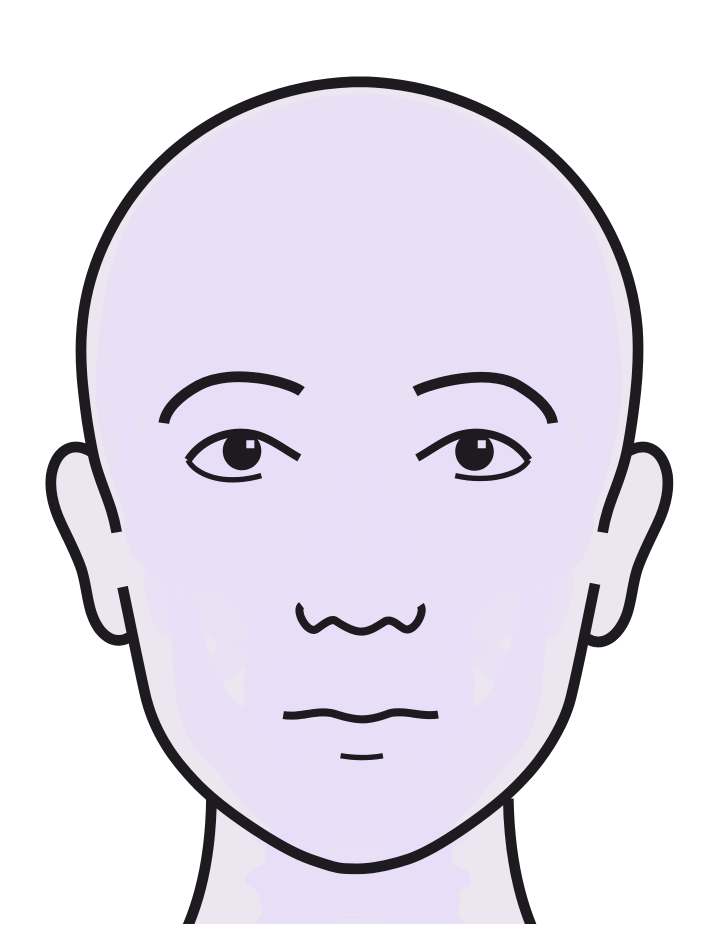
#> input picture art/source/face_front.png, 1446 x 1896 px (shown at 1/2 size)
$ python face_profile.py
#> lines starting #> are read from the running program, lines starting #| are printed output that depends on the picture; after the words box and inside, x2 and y2 are one past the last pixel; in counts of white or black regions, pixels touching at a corner belong together
"""Perfil del contorno facial de la ilustración frontal (cráneo, sienes, mejillas, mandíbula, mentón).

Para cada fila de face_front.png devuelve los bordes izquierdo y derecho del contorno de la cabeza
(sin orejas ni cuello), en px de la fuente:
- cráneo y frente: extremos del relleno (no hay orejas por encima de ~860 px);
- franja de las orejas (860–1290 px): interpolación monótona (PCHIP) entre la sien y la mejilla;
- mejillas y mandíbula: extremos del relleno hasta el cuello; mentón: trazos interiores.
Lo usa build_guides.py para que la app deforme la guía horizontalmente fila a fila hasta el óvalo
facial detectado en la foto de referencia.
"""
import pathlib
import numpy as np
from PIL import Image
from scipy.interpolate import PchipInterpolator

ROOT = pathlib.Path(__file__).resolve().parents[2]
CX, CHIN, EAR = 718, 1740, (860, 1290)

def runs(row):
    xs = np.where(row)[0]
    if not len(xs): return []
    out, s, p = [], xs[0], xs[0]
    for x in xs[1:]:
        if x != p + 1: out.append((s + p) / 2); s = x
        p = x
    out.append((s + p) / 2)
    return out

def face_profile():
    g = np.array(Image.open(ROOT / "art/source/face_front.png").convert("L")).astype(int)
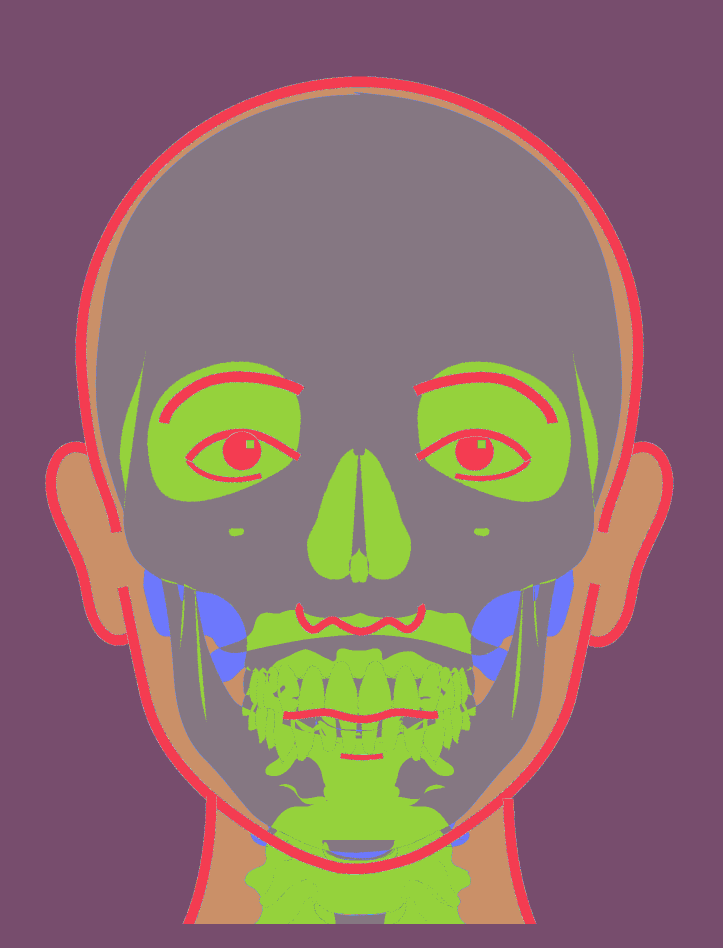
#> g: shape (1896, 1446) int64 (shown at 1/2 size); 229 distinct labels, from 27 to 255; one colour per label, 0 black
    fill, ink = g < 250, g < 100
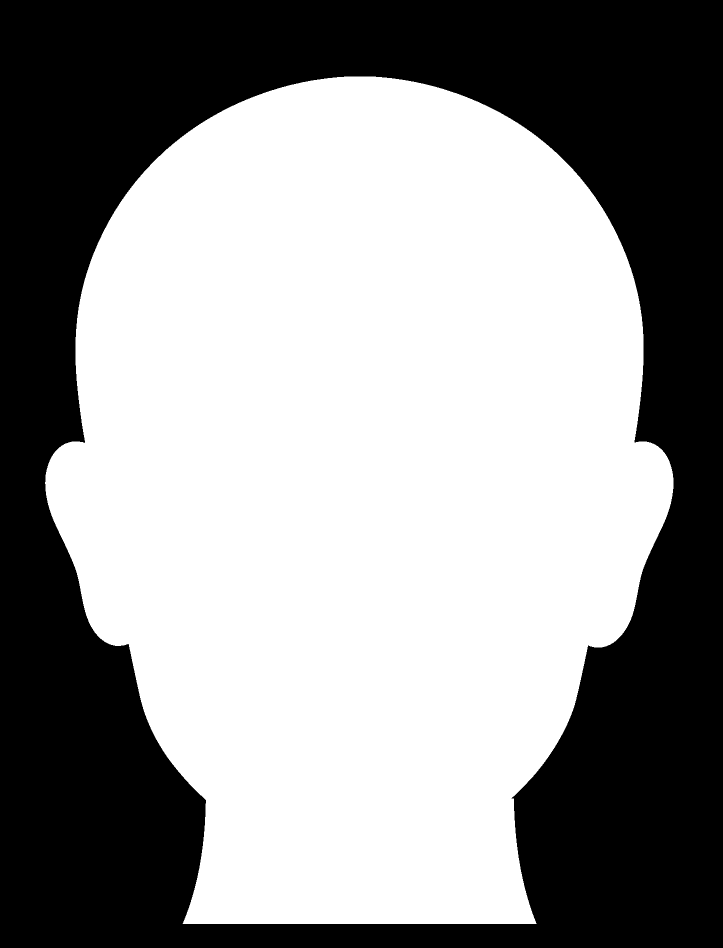
#> fill: shape (1896, 1446) bool (shown at 1/2 size); 57.7% white; 1 black region, box (x1, y1, x2, y2) and area: (0, 0, 1446, 1896) 1160105
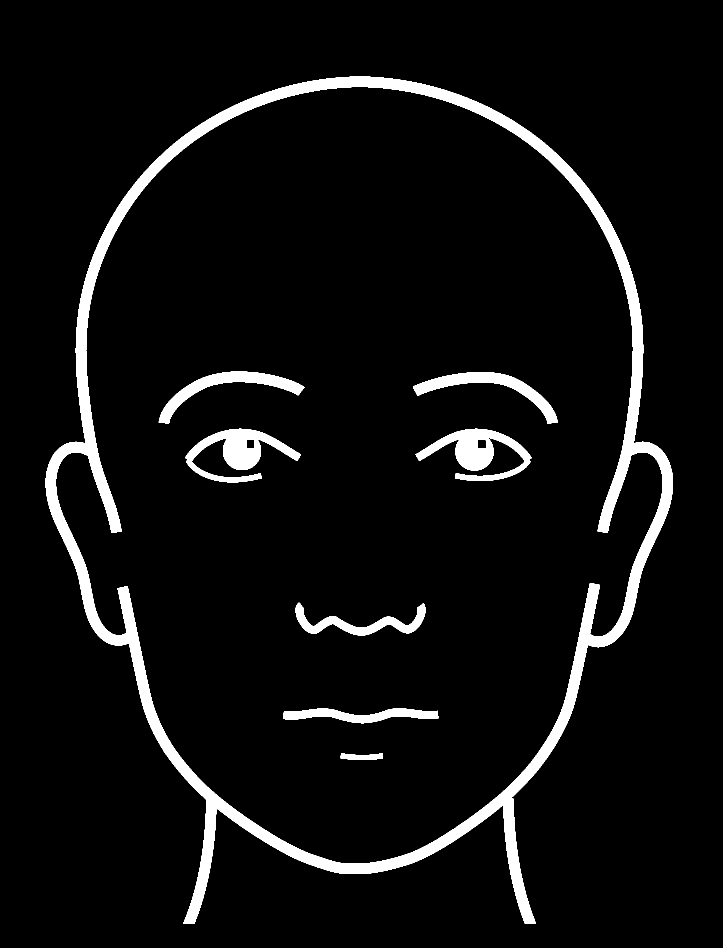
#> ink: shape (1896, 1446) bool (shown at 1/2 size); 5.9% white; 8 white regions, largest, box (x1, y1, x2, y2) and area: (91, 153, 1346, 1848) 117530, (370, 857, 602, 965) 9632, (831, 857, 1064, 962) 9632
    top = next(y for y in range(g.shape[0]) if ink[y].any())
#> top = 153
    ys, ls, rs = [], [], []
    for y in range(top + 6, CHIN - 4):
        if EAR[0] <= y <= EAR[1]: continue
        if y < 1600:
            xs = np.where(fill[y])[0]
            l, r = xs.min(), xs.max()
        else:
            rr = runs(ink[y]); li = [x for x in rr if x < CX]; ri = [x for x in rr if x > CX]
            if len(li) < 2 or len(ri) < 2: continue
            l, r = li[1], ri[-2]
        ys.append(y); ls.append(l); rs.append(r)
#> this loop made 1577 passes
#> (l, r) on passes 1 to 8: (634, 804), (627, 810), (621, 816), (616, 821), (611, 827), (605, 832), (601, 836), (597, 841)
#> after the loop, ls = 1120 values, max 650.5 at index 1119, min 151 at index 515, mean 290.3; rs = 1120 values, max 1286 at index 509, min 776.5 at index 1119, mean 1145.1; ys = 1120 values from 159 to 1726
    ys.append(CHIN); ls.append(CX - 2); rs.append(CX + 2)
    ys = np.array(ys, float)
#> ys = 1121 values from 159 to 1740
    fl, fr = PchipInterpolator(ys, ls), PchipInterpolator(ys, rs)
    samples = np.linspace(top + 6, CHIN, 48)
    return top, [(float(y), float(fl(y)), float(fr(y))) for y in samples]

if __name__ == "__main__":
    top, p = face_profile()
#> top = 153; p = 48 items, first 6: (159, 634, 804), (192.6, 508, 929.3), (226.3, 435.4, 1001.5), (259.9, 382.1, 1055.9), (293.6, 338.4, 1098.6), (327.2, 302.8, 1134.2)
    for y, l, r in p[::4]: print(f"{y:7.1f} {l:7.1f} {r:7.1f} {r - l:7.1f}")
#> this loop made 12 passes
#> (y, l, r) on passes 1 to 8: (159, 634, 804), (293.6, 338.4, 1098.6), (428.1, 225.9, 1211), (562.7, 168.3, 1268.7), (697.2, 151, 1286), (831.8, 162, 1276), (966.3, 167.1, 1270.1), (1100.9, 177.6, 1258.9)
#> (printed output is left out)
    im = Image.open(ROOT / "art/source/face_front.png").convert("RGB")
#> im is the input picture: PIL image 1446x1896 RGB; mean R, G, B 230.3, 225.5, 236.9
    from PIL import ImageDraw
    d = ImageDraw.Draw(im)
    d.line([(l, y) for y, l, r in p], fill=(255, 0, 0), width=6); d.line([(r, y) for y, l, r in p], fill=(255, 0, 0), width=6)
    im.resize((im.width // 3, im.height // 3)).save("/tmp/claude-0/profile.png")
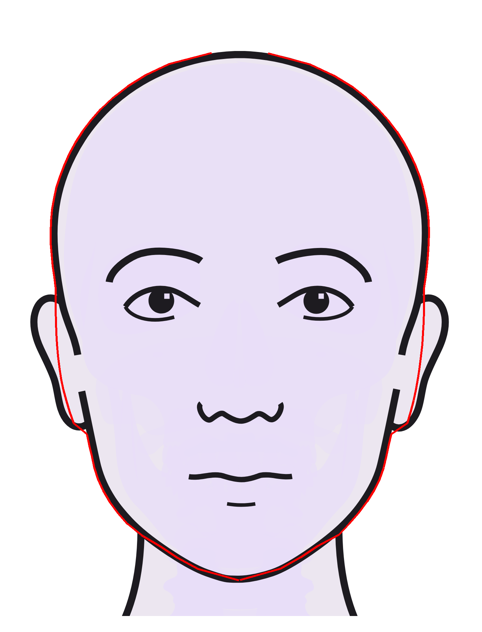
#> saved as profile.png: PIL image 482x632 RGB; mean R, G, B 231.4, 224.3, 235.7

$ run again, with art/source/body_back.png copied over art/source/face_front.png
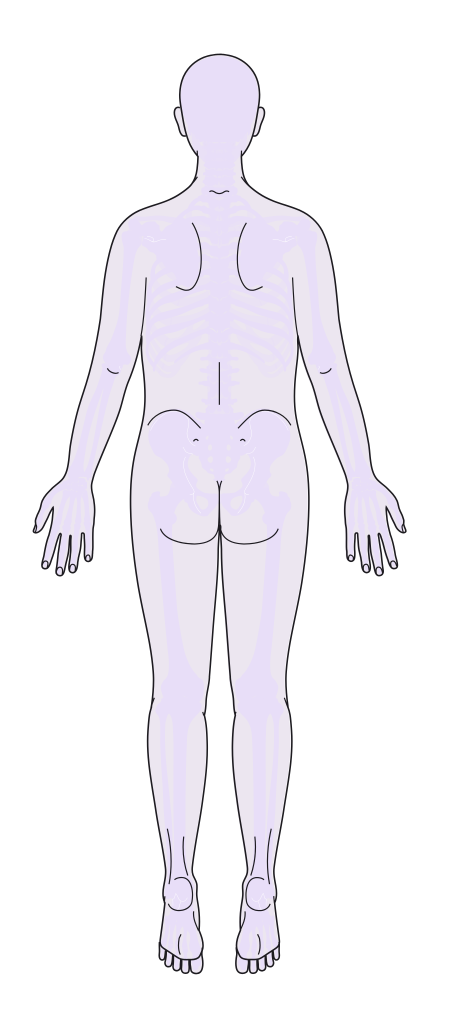
#> input picture art/source/body_back.png, 1366 x 3096 px (shown at 1/3 size)
#> g: shape (3096, 1366) int64; 229 distinct labels, from 27 to 255
#> in face_profile, `fill, ink = g < 250, g < 100`:
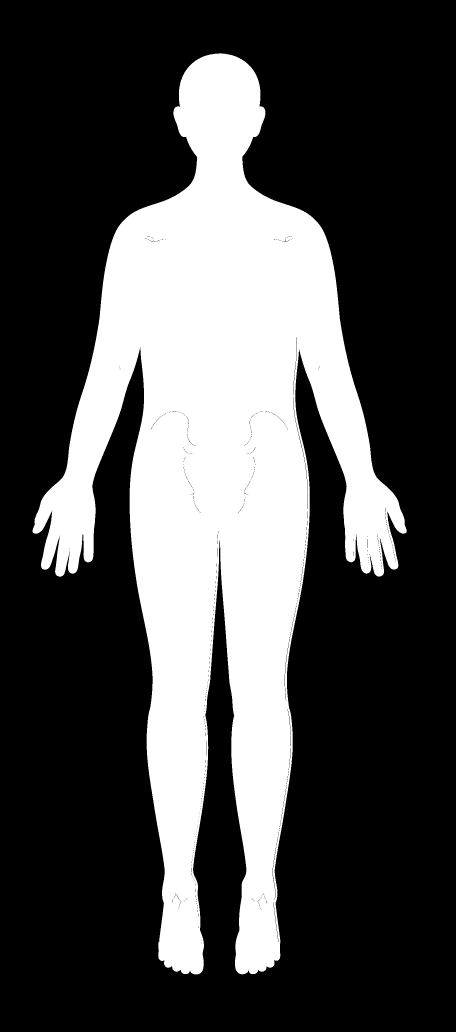
#> fill: shape (3096, 1366) bool (shown at 1/3 size); 30.1% white; 1 white region, box (x1, y1, x2, y2) and area: (97, 160, 1220, 2923) 1270989
#> ink: shape (3096, 1366) bool; 1.8% white; 19 white regions, largest, box (x1, y1, x2, y2) and area: (98, 161, 1220, 2923) 68973, (710, 668, 788, 872) 847, (528, 668, 605, 872) 839
#> in face_profile, `top = next(y for y in range(g.shape[0]) if ink[y].any())`: top = 161
#> the loop in face_profile, `for y in range(top + 6, CHIN - 4):` made 1569 passes
#> (l, r) on passes 1 to 8: (616, 701), (613, 704), (610, 707), (608, 709), (606, 711), (604, 713), (601, 716), (600, 717)
#> after the loop in face_profile, `for y in range(top + 6, CHIN - 4):`: ls = 1131 values, max 616 at index 0, min 97 at index 994, mean 357.4; rs = 1131 values, max 1219 at index 991, min 701 at index 0, mean 959.5; ys = 1131 values from 167 to 1728
#> in face_profile, `ys = np.array(ys, float)`: ys = 1132 values from 167 to 1740
#> `top, p = face_profile()`: top = 161; p = 48 items, first 6: (167, 616, 701), (200.5, 565.4, 751.5), (233.9, 546, 772), (267.4, 537.6, 779.4), (300.9, 537, 780), (334.3, 520.7, 795)
#> the loop `for y, l, r in p[::4]: print(f"{y:7.1f} {l:7.1f} {r:7.1f} {r - l:7.1f}")` made 12 passes
#> (y, l, r) on passes 1 to 8: (167, 616, 701), (300.9, 537, 780), (434.7, 567.8, 749.2), (568.6, 552.7, 764.6), (702.5, 343.5, 973.5), (836.4, 311, 1006), (970.2, 292.8, 1014.5), (1104.1, 252.8, 1036.9)
#> (printed output is left out)
#> im is the input picture: PIL image 1366x3096 RGB; mean R, G, B 244.8, 242.5, 247.6
#> `im.resize((im.width // 3, im.height // 3)).save("/tmp/claude-0/profile..`:
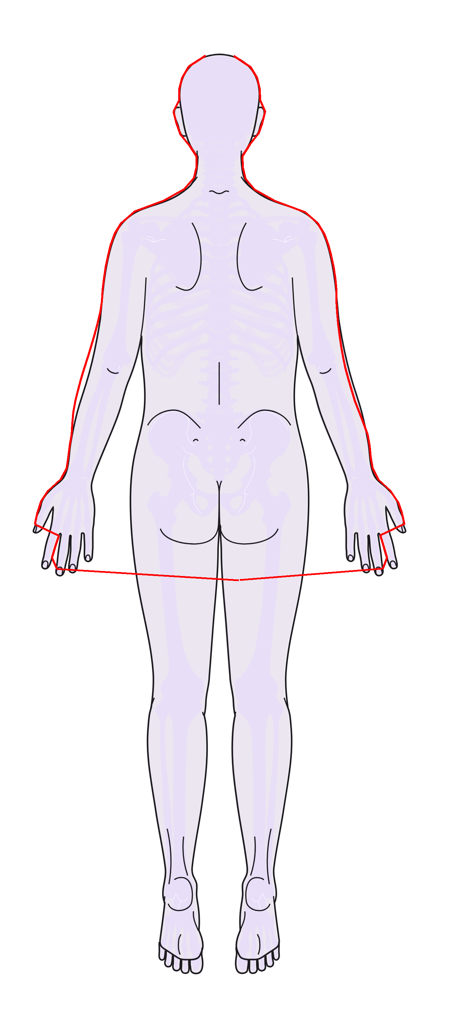
#> saved as profile.png: PIL image 455x1032 RGB; mean R, G, B 245.2, 241.4, 246.5

$ run again, with art/source/body_front.png copied over art/source/face_front.png
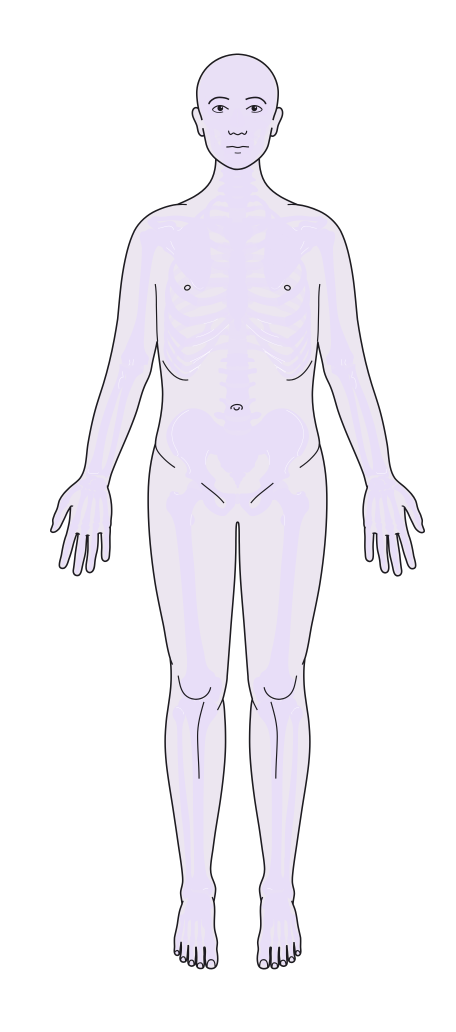
#> input picture art/source/body_front.png, 1366 x 3096 px (shown at 1/3 size)
#> g: shape (3096, 1366) int64; 229 distinct labels, from 27 to 255
#> in face_profile, `fill, ink = g < 250, g < 100`:
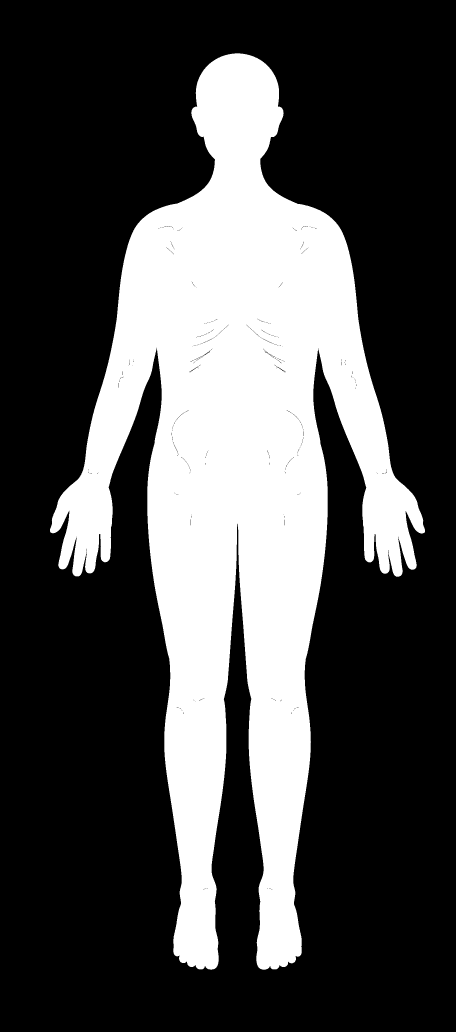
#> fill: shape (3096, 1366) bool (shown at 1/3 size); 30.1% white; 1 white region, box (x1, y1, x2, y2) and area: (150, 160, 1275, 2909) 1274275
#> ink: shape (3096, 1366) bool; 1.7% white; 20 white regions, largest, box (x1, y1, x2, y2) and area: (150, 161, 1275, 2908) 66866, (591, 2106, 613, 2336) 762, (811, 2105, 833, 2336) 745
#> in face_profile, `top = next(y for y in range(g.shape[0]) if ink[y].any())`: top = 161
#> the loop in face_profile, `for y in range(top + 6, CHIN - 4):` made 1569 passes
#> (l, r) on passes 1 to 8: (670, 754), (667, 757), (664, 760), (662, 762), (660, 764), (658, 766), (655, 769), (653, 771)
#> after the loop in face_profile, `for y in range(top + 6, CHIN - 4):`: ls = 1138 values, max 704 at index 1131, min 150 at index 989, mean 411.5; rs = 1138 values, max 1274 at index 990, min 720.5 at index 1132, mean 1012.6; ys = 1138 values from 167 to 1735
#> in face_profile, `ys = np.array(ys, float)`: ys = 1139 values from 167 to 1740
#> `top, p = face_profile()`: top = 161; p = 48 items, first 6: (167, 670, 754), (200.5, 618.5, 805.5), (233.9, 597, 827), (267.4, 588, 836), (300.9, 589, 835), (334.3, 574.7, 849)
#> the loop `for y, l, r in p[::4]: print(f"{y:7.1f} {l:7.1f} {r:7.1f} {r - l:7.1f}")` made 12 passes
#> (y, l, r) on passes 1 to 8: (167, 670, 754), (300.9, 589, 835), (434.7, 616, 806.2), (568.6, 606.4, 816.6), (702.5, 395, 1028.5), (836.4, 362.7, 1061.3), (970.2, 344.8, 1079.2), (1104.1, 304.8, 1119.2)
#> (printed output is left out)
#> im is the input picture: PIL image 1366x3096 RGB; mean R, G, B 244.9, 242.6, 247.7
#> `im.resize((im.width // 3, im.height // 3)).save("/tmp/claude-0/profile..`:
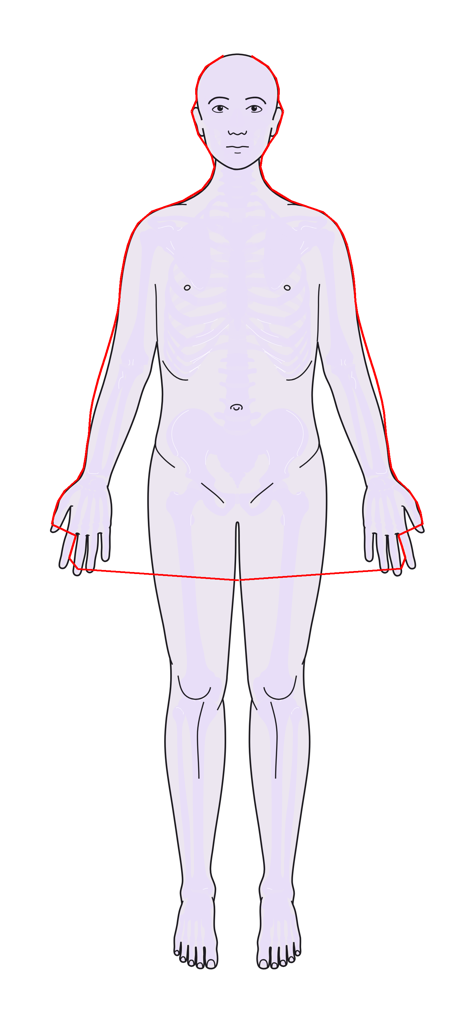
#> saved as profile.png: PIL image 455x1032 RGB; mean R, G, B 245.4, 241.5, 246.6
